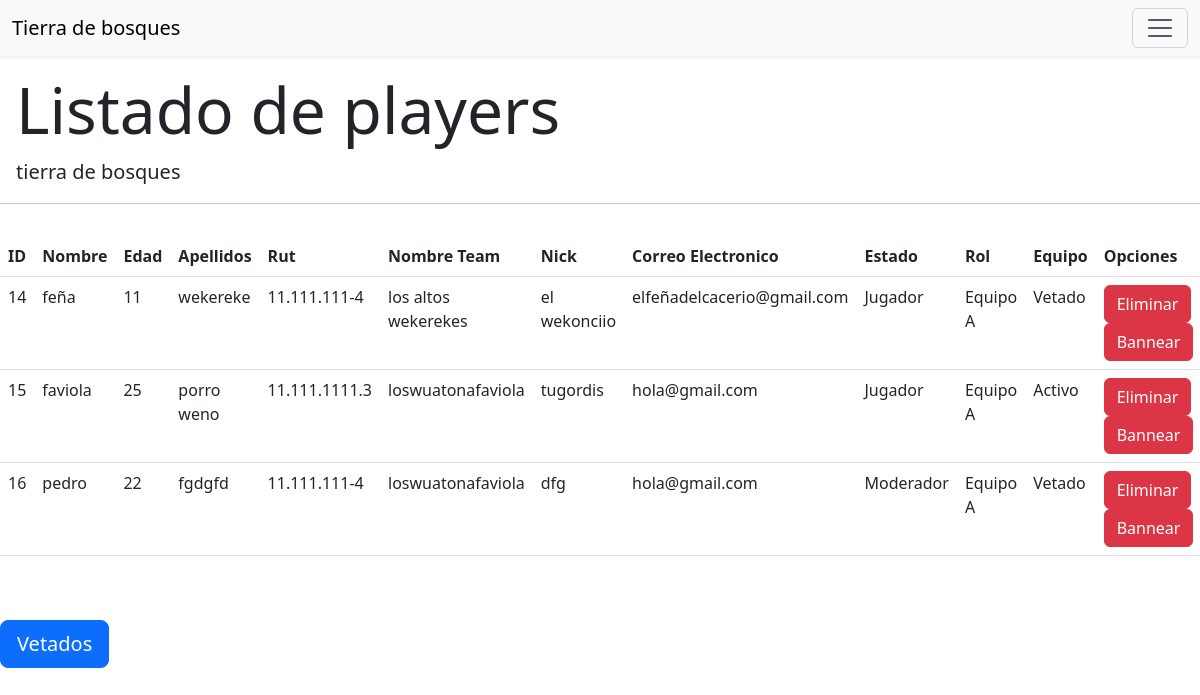
/listado/, run on an earlier commit of the app's database.
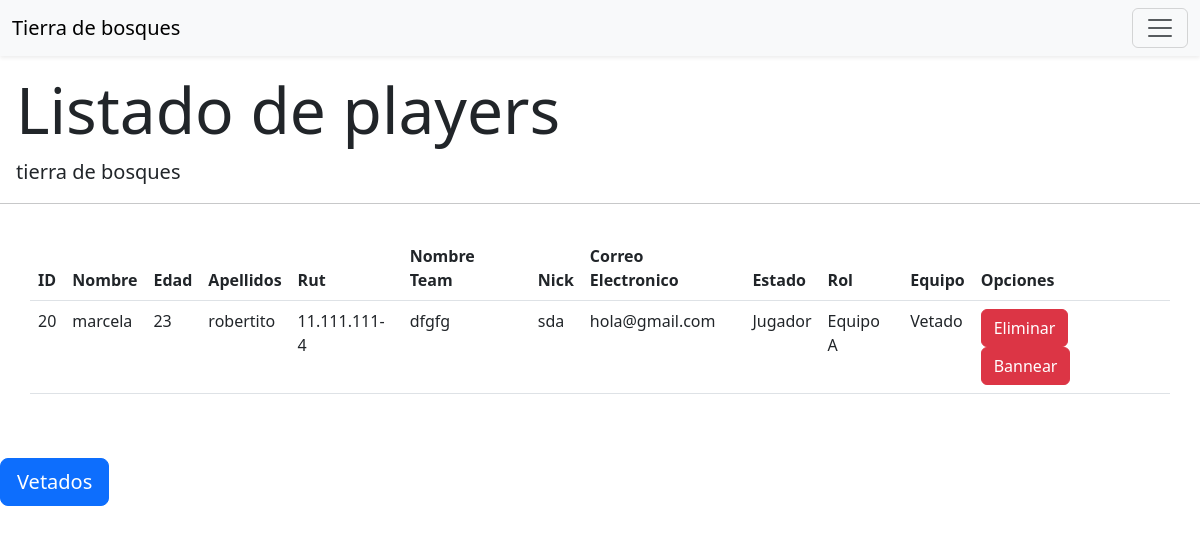
And on a later commit of the database.
### airsoftcqb/models.py (models this page shows)
class Player(models.Model):
    idPlayer = models.AutoField(primary_key=True)
    nombre = models.CharField(max_length=50)
    edad = models.CharField(max_length=10)
    apellidos = models.CharField(max_length=15)
    rut = models.CharField(max_length=15)
    nombreTeam = models.CharField(max_length=50, verbose_name = 'Nombre Team')
    nick = models.CharField(max_length=50)
    correo = models.CharField(max_length=50)
    idRolPlayer = models.ForeignKey(RolPlayer, null = True, blank = True, verbose_name = 'rolPlayer', on_delete = models.CASCADE)
    idEquipo = models.ForeignKey(Equipo, null = True, blank = True, verbose_name = 'equipo', on_delete = models.CASCADE)
    idEstado = models.ForeignKey(Estado, null = True, blank = True, verbose_name = 'estado', on_delete = models.CASCADE)

class RolPlayer(models.Model):
    idRolPlayer = models.AutoField(primary_key=True)
    rol = models.CharField(max_length=50)
    def RolPlayer(self):
        return "{}".format(self.rol)
    def __str__(self):
        return self.RolPlayer()

class Equipo(models.Model):
    idEquipo = models.AutoField(primary_key=True)
    nombreEquipo = models.CharField(max_length=50)
    def Equipo(self):
        return "{}".format(self.nombreEquipo)
    def __str__(self):
        return self.Equipo()

class Estado(models.Model):
    idEstado = models.AutoField(primary_key=True)
    nombreEstado = models.CharField(max_length=50)
    def estadosJugador(self):
        return "{}".format(self.nombreEstado)
    def __str__(self):
        return self.estadosJugador()

### airsoftcqb/views.py (the view)
# urls.py: path('listado/',listado,name='listado'),
def listado(request):
    players = Player.objects.all()
    data = {'players': players}
    return render(request, 'templatesairsoftcqb/listado.html', data )

### templates/templatesairsoftcqb/listado.html (shortened to what this page needs)
<!DOCTYPE html>
{% load static %}
<html lang="en">
<head>
  <link href="https://cdn.jsdelivr.net/npm/bootstrap@5.3.0-alpha3/dist/css/bootstrap.min.css" rel="stylesheet">
</head>
<body>
  <nav class="navbar bg-body-tertiary fixed-top shadow-sm">
    <div class="container-fluid">
      <a class="navbar-brand" href="{% url 'home' %}">Tierra de bosques</a>
      <button class="navbar-toggler" type="button" data-bs-toggle="offcanvas" data-bs-target="#offcanvasNavbar" aria-controls="offcanvasNavbar" aria-label="Toggle navigation">
        <span class="navbar-toggler-icon"></span>
      </button>
    </div>
  </nav>
<br>
<br>
<br>
    <div class="jumbotron">
        <h1 class="display-3 px-3">Listado de players</h1>
        <p class="lead px-3"> tierra de bosques</p>
        <hr class="my-2">
        <br>
        <table class="container table">
            <thead>
              <tr>
                <th scope="col">ID</th>
                <th scope="col">Nombre</th>
                <th scope="col">Edad</th>
                <th scope="col">Apellidos</th>
                <th scope="col">Rut</th>
                <th scope="col">Nombre Team</th>
                <th scope="col">Nick</th>
                <th scope="col">Correo Electronico</th>
                <th scope="col">Estado</th>
                <th scope="col">Rol</th>
                <th scope="col">Equipo</th>
                <th scope="col">Opciones</th>
              </tr>
            </thead>
            <tbody>
              {% for i in players %}
              <tr>
                <td>{{i.idPlayer}}</td>
                <td>{{i.nombre}}</td>
                <td>{{i.edad}}</td>
                <td>{{i.apellidos}}</td>
                <td>{{i.rut}}</td>
                <td>{{i.nombreTeam}}</td>
                <td>{{i.nick}}</td>
                <td>{{i.correo}}</td>
                <td>{{i.idRolPlayer}}</td>
                <td>{{i.idEquipo}}</td>
                <td>{{i.idEstado}}</td>
                <td>
                  <a class="btn btn-danger" href="deletePlayer/{{i.idPlayer}}">Eliminar</a>
                  <a class="btn btn-danger" href="unban/{{i.idPlayer}}/{{ 1 }}">Bannear</a>
              </td>
              </tr>
              {% endfor %}
            </tbody>
          </table>
          <br>
          <br>
          <a class="btn btn-primary btn-lg " href="{% url 'vetado' %}" role="button">Vetados</a>
    </div>
</body>
</html>

What changed in the data, as far as the page shows it:
removed Player: idPlayer "14", nombre "feña", edad "11", apellidos "wekereke", rut "11.111.111-4", nombreTeam "los altos wekerekes", nick "el wekonciio", correo "elfeñadelcacerio@gmail.com", idRolPlayer "Jugador", idEquipo "Equipo A", idEstado "Vetado"
removed Player: idPlayer "15", nombre "faviola", edad "25", apellidos "porro weno", rut "11.111.1111.3", nombreTeam "loswuatonafaviola", nick "tugordis", correo "hola@gmail.com", idRolPlayer "Jugador", idEquipo "Equipo A", idEstado "Activo"
removed Player: idPlayer "16", nombre "pedro", edad "22", apellidos "fgdgfd", rut "11.111.111-4", nombreTeam "loswuatonafaviola", nick "dfg", correo "hola@gmail.com", idRolPlayer "Moderador", idEquipo "Equipo A", idEstado "Vetado"
added Player: idPlayer "20", nombre "marcela", edad "23", apellidos "robertito", rut "11.111.111-4", nombreTeam "dfgfg", nick "sda", correo "hola@gmail.com", idRolPlayer "Jugador", idEquipo "Equipo A", idEstado "Vetado"
